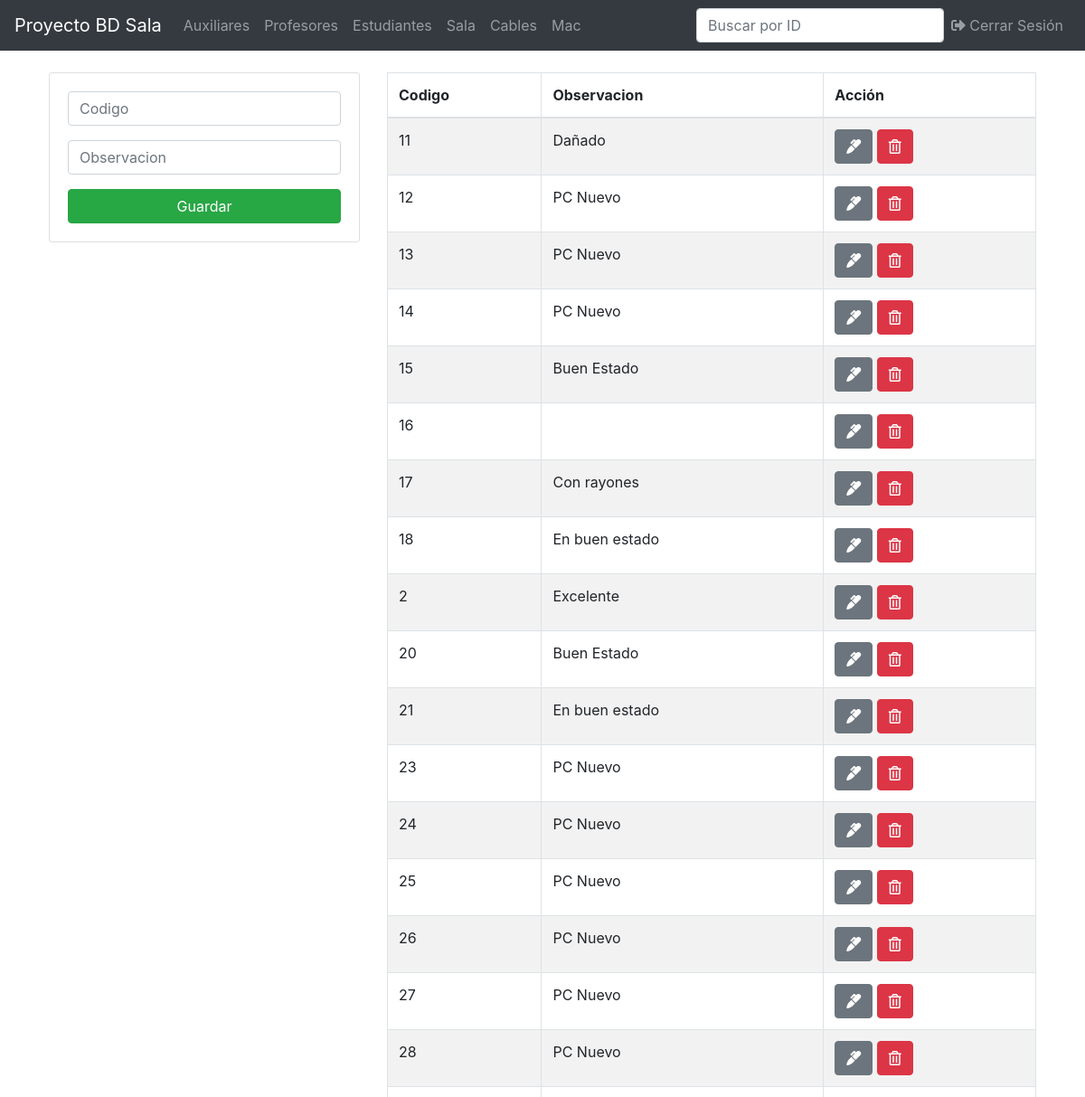
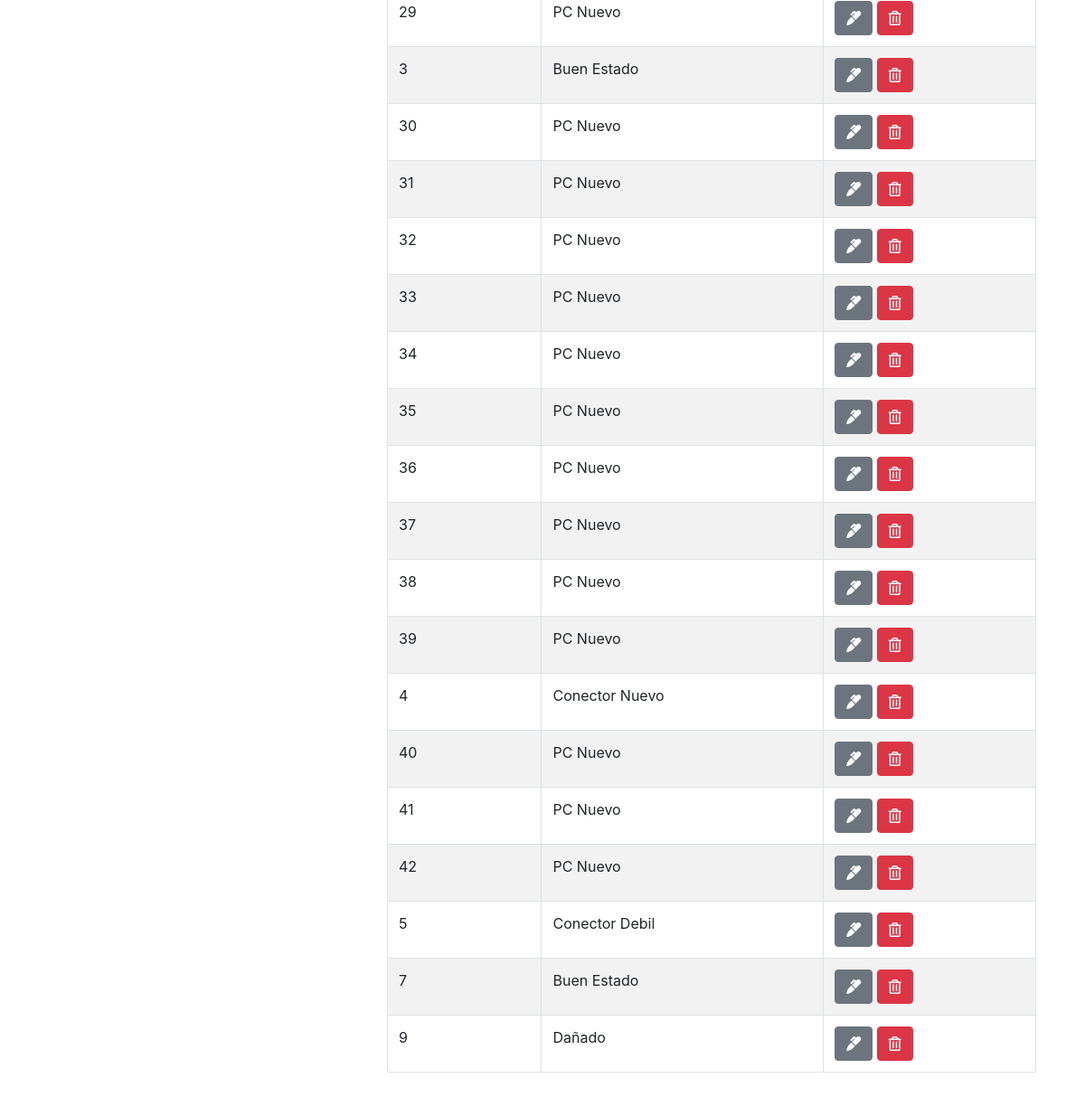
Page /implemento.php (signed in) on the committed database (2 pictures, top to bottom).
### tables this page shows
CREATE TABLE `implemento` (
  `observacion` varchar(500) DEFAULT NULL,
  `codigo` varchar(30) NOT NULL
);

### implemento.php (the view, shortened to what this page needs)
<?php
include('ProyectoBasesDeDatos/db.php');
include('ProyectoBasesDeDatos/includes/header.php');
?>
<main class="container p-4">
  <div class="row">
    <div class="col-md-4">
      <div class="card card-body">
        <form action="save.php" method="POST">
          <div class="form-group">
            <input type="text" name="codigo" class="form-control" placeholder="Codigo" autofocus>
          </div>
          <div class="form-group">
            <input type="text" name="observacion" class="form-control" placeholder="Observacion" autofocus>
          </div>
          <input type="submit" name="save_implemento" class="btn btn-success btn-block" value="Guardar">
        </form>
      </div>
    </div>
    <div class="col-md-8">
      <table class="table table-bordered table-striped" id="myTable">
        <thead>
          <tr>
            <th>Codigo</th>
            <th>Observacion</th>
            <th>Acción</th>
          </tr>
        </thead>
        <tbody>
          <?php
          $query = "SELECT * FROM implemento ";
          $result_auxiliares = mysqli_query($conn, $query);
          while($row = mysqli_fetch_assoc($result_auxiliares)) { ?>
          <tr>
            <td><?php echo $row['codigo']; ?></td>
            <td><?php echo $row['observacion']; ?></td>
            <td>
              <a href="edit.php?codigo=<?php echo $row['codigo']?> & entidad=<?php echo 'implemento'?>" class="btn btn-secondary">
                <i class="fas fa-marker"></i>
              </a>
              <a href="delete.php?codigo=<?php echo $row['codigo'] ?>& entidad=<?php echo 'implemento'?>" class="btn btn-danger">
                <i class="far fa-trash-alt"></i>
              </a>
            </td>
          </tr>
          <?php } ?>
        </tbody>
      </table>
    </div>
  </div>
</main>
<?php include('includes/footer.php'); ?>

### rows in the picture
implemento: codigo "11", observacion "Dañado"
implemento: codigo "12", observacion "PC Nuevo"
implemento: codigo "13", observacion "PC Nuevo"
implemento: codigo "14", observacion "PC Nuevo"
implemento: codigo "15", observacion "Buen Estado"
implemento: codigo "16"
implemento: codigo "17", observacion "Con rayones"
implemento: codigo "18", observacion "En buen estado"
implemento: codigo "2", observacion "Excelente"
implemento: codigo "20", observacion "Buen Estado"
implemento: codigo "21", observacion "En buen estado"
implemento: codigo "23", observacion "PC Nuevo"
implemento: codigo "24", observacion "PC Nuevo"
implemento: codigo "25", observacion "PC Nuevo"
implemento: codigo "26", observacion "PC Nuevo"
implemento: codigo "27", observacion "PC Nuevo"
implemento: codigo "28", observacion "PC Nuevo"
implemento: codigo "29", observacion "PC Nuevo"
implemento: codigo "3", observacion "Buen Estado"
implemento: codigo "30", observacion "PC Nuevo"
implemento: codigo "31", observacion "PC Nuevo"
implemento: codigo "32", observacion "PC Nuevo"
implemento: codigo "33", observacion "PC Nuevo"
implemento: codigo "34", observacion "PC Nuevo"
implemento: codigo "35", observacion "PC Nuevo"
implemento: codigo "36", observacion "PC Nuevo"
implemento: codigo "37", observacion "PC Nuevo"
implemento: codigo "38", observacion "PC Nuevo"
implemento: codigo "39", observacion "PC Nuevo"
implemento: codigo "4", observacion "Conector Nuevo"
implemento: codigo "40", observacion "PC Nuevo"
implemento: codigo "41", observacion "PC Nuevo"
implemento: codigo "42", observacion "PC Nuevo"
implemento: codigo "5", observacion "Conector Debil"
implemento: codigo "7", observacion "Buen Estado"
implemento: codigo "9", observacion "Dañado"
